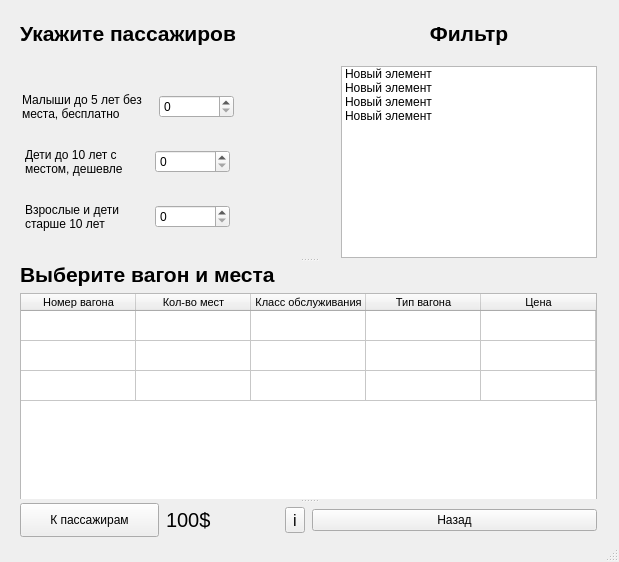
<?xml version="1.0" encoding="UTF-8"?>
<ui version="4.0">
 <class>Railcar</class>
 <widget class="QMainWindow" name="Railcar">
  <property name="geometry">
   <rect>
    <x>0</x>
    <y>0</y>
    <width>619</width>
    <height>562</height>
   </rect>
  </property>
  <property name="windowTitle">
   <string>Railcar</string>
  </property>
  <widget class="QWidget" name="centralwidget">
   <widget class="QSplitter" name="splitter">
    <property name="geometry">
     <rect>
      <x>20</x>
      <y>21</y>
      <width>581</width>
      <height>516</height>
     </rect>
    </property>
    <property name="orientation">
     <enum>Qt::Orientation::Vertical</enum>
    </property>
    <widget class="QWidget" name="layoutWidget">
     <layout class="QGridLayout" name="gridLayout">
      <property name="sizeConstraint">
       <enum>QLayout::SizeConstraint::SetFixedSize</enum>
      </property>
      <property name="leftMargin">
       <number>0</number>
      </property>
      <property name="topMargin">
       <number>0</number>
      </property>
      <property name="rightMargin">
       <number>0</number>
      </property>
      <property name="horizontalSpacing">
       <number>105</number>
      </property>
      <property name="verticalSpacing">
       <number>20</number>
      </property>
      <item row="0" column="0">
       <widget class="QLabel" name="label_passenger">
        <property name="font">
         <font>
          <pointsize>16</pointsize>
          <bold>true</bold>
         </font>
        </property>
        <property name="text">
         <string>Укажите пассажиров</string>
        </property>
       </widget>
      </item>
      <item row="0" column="1">
       <widget class="QLabel" name="label_filter">
        <property name="minimumSize">
         <size>
          <width>148</width>
          <height>0</height>
         </size>
        </property>
        <property name="maximumSize">
         <size>
          <width>16777215</width>
          <height>300</height>
         </size>
        </property>
        <property name="font">
         <font>
          <pointsize>16</pointsize>
          <bold>true</bold>
         </font>
        </property>
        <property name="text">
         <string>Фильтр</string>
        </property>
        <property name="alignment">
         <set>Qt::AlignmentFlag::AlignCenter</set>
        </property>
       </widget>
      </item>
      <item row="1" column="0">
       <layout class="QVBoxLayout" name="verticalLayout">
        <item>
         <layout class="QHBoxLayout" name="horizontalLayout">
          <property name="spacing">
           <number>10</number>
          </property>
          <item>
           <widget class="QLabel" name="label_baby">
            <property name="maximumSize">
             <size>
              <width>125</width>
              <height>16777215</height>
             </size>
            </property>
            <property name="font">
             <font>
              <hintingpreference>PreferDefaultHinting</hintingpreference>
             </font>
            </property>
            <property name="text">
             <string>Малыши до 5 лет без места, бесплатно</string>
            </property>
            <property name="textFormat">
             <enum>Qt::TextFormat::RichText</enum>
            </property>
            <property name="alignment">
             <set>Qt::AlignmentFlag::AlignLeading|Qt::AlignmentFlag::AlignLeft|Qt::AlignmentFlag::AlignVCenter</set>
            </property>
            <property name="wordWrap">
             <bool>true</bool>
            </property>
            <property name="margin">
             <number>0</number>
            </property>
            <property name="indent">
             <number>-1</number>
            </property>
           </widget>
          </item>
          <item>
           <widget class="QSpinBox" name="spin_box_baby">
            <property name="maximumSize">
             <size>
              <width>75</width>
              <height>16777215</height>
             </size>
            </property>
           </widget>
          </item>
         </layout>
        </item>
        <item>
         <layout class="QHBoxLayout" name="horizontalLayout_2">
          <item>
           <widget class="QLabel" name="label_children">
            <property name="maximumSize">
             <size>
              <width>125</width>
              <height>16777215</height>
             </size>
            </property>
            <property name="text">
             <string>Дети до 10 лет с местом, дешевле</string>
            </property>
            <property name="textFormat">
             <enum>Qt::TextFormat::RichText</enum>
            </property>
            <property name="alignment">
             <set>Qt::AlignmentFlag::AlignLeading|Qt::AlignmentFlag::AlignLeft|Qt::AlignmentFlag::AlignVCenter</set>
            </property>
            <property name="wordWrap">
             <bool>true</bool>
            </property>
           </widget>
          </item>
          <item>
           <widget class="QSpinBox" name="spin_box_children">
            <property name="maximumSize">
             <size>
              <width>75</width>
              <height>16777215</height>
             </size>
            </property>
           </widget>
          </item>
         </layout>
        </item>
        <item>
         <layout class="QHBoxLayout" name="horizontalLayout_3">
          <item>
           <widget class="QLabel" name="label_adult">
            <property name="maximumSize">
             <size>
              <width>125</width>
              <height>16777215</height>
             </size>
            </property>
            <property name="text">
             <string>Взрослые и дети
старше 10 лет</string>
            </property>
            <property name="textFormat">
             <enum>Qt::TextFormat::RichText</enum>
            </property>
            <property name="alignment">
             <set>Qt::AlignmentFlag::AlignLeading|Qt::AlignmentFlag::AlignLeft|Qt::AlignmentFlag::AlignVCenter</set>
            </property>
            <property name="wordWrap">
             <bool>true</bool>
            </property>
           </widget>
          </item>
          <item>
           <widget class="QSpinBox" name="spin_box_adult">
            <property name="maximumSize">
             <size>
              <width>75</width>
              <height>16777215</height>
             </size>
            </property>
           </widget>
          </item>
         </layout>
        </item>
       </layout>
      </item>
      <item row="1" column="1">
       <widget class="QListWidget" name="list_filter">
        <property name="selectionMode">
         <enum>QAbstractItemView::SelectionMode::ExtendedSelection</enum>
        </property>
        <property name="sortingEnabled">
         <bool>true</bool>
        </property>
        <item>
         <property name="text">
          <string>Новый элемент</string>
         </property>
        </item>
        <item>
         <property name="text">
          <string>Новый элемент</string>
         </property>
        </item>
        <item>
         <property name="text">
          <string>Новый элемент</string>
         </property>
        </item>
        <item>
         <property name="text">
          <string>Новый элемент</string>
         </property>
        </item>
       </widget>
      </item>
     </layout>
    </widget>
    <widget class="QWidget" name="layoutWidget">
     <layout class="QVBoxLayout" name="verticalLayout_3">
      <item>
       <widget class="QLabel" name="label_railcar">
        <property name="font">
         <font>
          <pointsize>16</pointsize>
          <bold>true</bold>
         </font>
        </property>
        <property name="text">
         <string>Выберите вагон и места</string>
        </property>
       </widget>
      </item>
      <item>
       <widget class="QTableWidget" name="table_railcar">
        <property name="sizePolicy">
         <sizepolicy hsizetype="Expanding" vsizetype="Expanding">
          <horstretch>15</horstretch>
          <verstretch>15</verstretch>
         </sizepolicy>
        </property>
        <property name="minimumSize">
         <size>
          <width>0</width>
          <height>240</height>
         </size>
        </property>
        <property name="font">
         <font>
          <pointsize>8</pointsize>
         </font>
        </property>
        <property name="selectionBehavior">
         <enum>QAbstractItemView::SelectionBehavior::SelectRows</enum>
        </property>
        <property name="sortingEnabled">
         <bool>true</bool>
        </property>
        <attribute name="horizontalHeaderVisible">
         <bool>true</bool>
        </attribute>
        <attribute name="horizontalHeaderMinimumSectionSize">
         <number>32</number>
        </attribute>
        <attribute name="horizontalHeaderDefaultSectionSize">
         <number>115</number>
        </attribute>
        <attribute name="horizontalHeaderShowSortIndicator" stdset="0">
         <bool>true</bool>
        </attribute>
        <attribute name="verticalHeaderVisible">
         <bool>false</bool>
        </attribute>
        <row/>
        <row/>
        <row/>
        <column>
         <property name="text">
          <string>Номер вагона</string>
         </property>
        </column>
        <column>
         <property name="text">
          <string>Кол-во мест</string>
         </property>
        </column>
        <column>
         <property name="text">
          <string>Класс обслуживания</string>
         </property>
        </column>
        <column>
         <property name="text">
          <string>Тип вагона</string>
         </property>
        </column>
        <column>
         <property name="text">
          <string>Цена</string>
         </property>
        </column>
       </widget>
      </item>
     </layout>
    </widget>
    <widget class="QWidget" name="layoutWidget">
     <layout class="QHBoxLayout" name="horizontalLayout_6">
      <property name="spacing">
       <number>7</number>
      </property>
      <property name="sizeConstraint">
       <enum>QLayout::SizeConstraint::SetDefaultConstraint</enum>
      </property>
      <property name="leftMargin">
       <number>0</number>
      </property>
      <property name="rightMargin">
       <number>0</number>
      </property>
      <item>
       <layout class="QHBoxLayout" name="horizontalLayout_5">
        <item>
         <widget class="QPushButton" name="but_to_passenger">
          <property name="minimumSize">
           <size>
            <width>0</width>
            <height>34</height>
           </size>
          </property>
          <property name="text">
           <string>К пассажирам</string>
          </property>
         </widget>
        </item>
        <item>
         <layout class="QHBoxLayout" name="horizontalLayout_4">
          <item>
           <widget class="QLabel" name="label_price">
            <property name="font">
             <font>
              <pointsize>15</pointsize>
             </font>
            </property>
            <property name="text">
             <string>100$</string>
            </property>
           </widget>
          </item>
          <item>
           <widget class="QToolButton" name="but_information">
            <property name="font">
             <font>
              <pointsize>12</pointsize>
             </font>
            </property>
            <property name="styleSheet">
             <string notr="true"/>
            </property>
            <property name="text">
             <string>i</string>
            </property>
           </widget>
          </item>
         </layout>
        </item>
       </layout>
      </item>
      <item>
       <widget class="QPushButton" name="but_back">
        <property name="text">
         <string>Назад</string>
        </property>
       </widget>
      </item>
     </layout>
    </widget>
   </widget>
  </widget>
  <widget class="QStatusBar" name="statusbar"/>
 </widget>
 <resources/>
 <connections/>
</ui>
